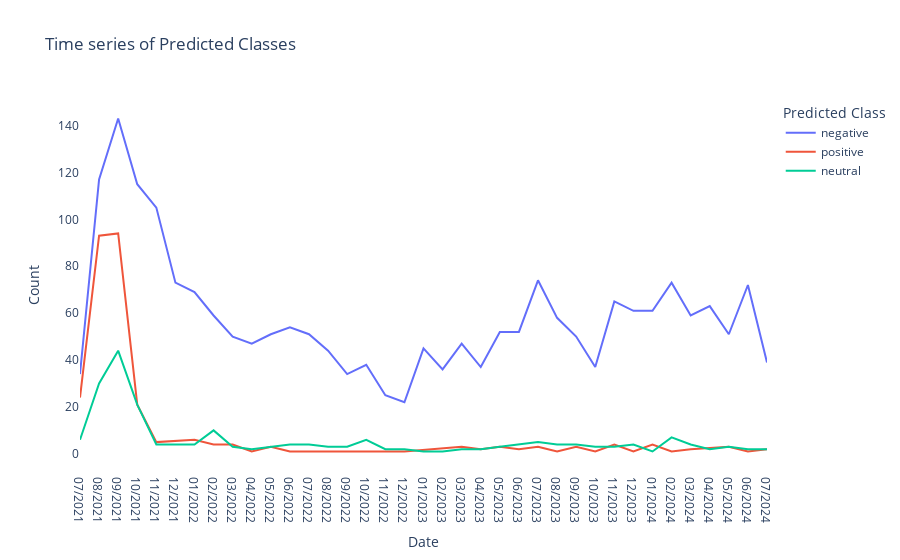

The notebook cell this image was saved under:
### Code cell
fig = px.line(monthly_data, x='date', y='count', color='predicted_class',
                title='Time series of Predicted Classes',
                labels={'date':'Date', 'count':'Count', 'predicted_class':'Predicted Class'},
                line_shape='linear',
                render_mode='svg'
                )

fig.update_layout(
    plot_bgcolor='rgba(0,0,0,0)',
    xaxis_title ='Date',
    yaxis_title ='Count',
    legend_title='Predicted Class',
    font=dict(size=12),
    xaxis=dict(showgrid=False),
    yaxis=dict(showgrid=False),
    hovermode ='x unified'
)

fig.show()

### Figure 1 — Plotly figure (JSON) as saved in the notebook; plotly's stock layout.template omitted (floating-point values rounded to 4 significant figures)
{"data": [{"hovertemplate": "Predicted Class=negative<br>Date=%{x}<br>Count=%{y}<extra></extra>", "legendgroup": "negative", "line": {"color": "#636efa", "dash": "solid", "shape": "linear"}, "marker": {"symbol": "circle"}, "mode": "lines", "name": "negative", "orientation": "v", "showlegend": true, "type": "scatter", "x": ["07/2021", "08/2021", "09/2021", "10/2021", "11/2021", "12/2021", "01/2022", "02/2022", "03/2022", "04/2022", "05/2022", "06/2022", "07/2022", "08/2022", "09/2022", "10/2022", "11/2022", "12/2022", "01/2023", "02/2023", "03/2023", "04/2023", "05/2023", "06/2023", "07/2023", "08/2023", "09/2023", "10/2023", "11/2023", "12/2023", "01/2024", "02/2024", "03/2024", "04/2024", "05/2024", "06/2024", "07/2024"], "xaxis": "x", "y": [34, 117, 143, 115, 105, 73, 69, 59, 50, 47, 51, 54, 51, 44, 34, 38, 25, 22, 45, 36, 47, 37, 52, 52, 74, 58, 50, 37, 65, 61, 61, 73, 59, 63, 51, 72, 39], "yaxis": "y"}, {"hovertemplate": "Predicted Class=positive<br>Date=%{x}<br>Count=%{y}<extra></extra>", "legendgroup": "positive", "line": {"color": "#EF553B", "dash": "solid", "shape": "linear"}, "marker": {"symbol": "circle"}, "mode": "lines", "name": "positive", "orientation": "v", "showlegend": true, "type": "scatter", "x": ["07/2021", "08/2021", "09/2021", "10/2021", "11/2021", "01/2022", "02/2022", "03/2022", "04/2022", "05/2022", "06/2022", "09/2022", "12/2022", "03/2023", "04/2023", "05/2023", "06/2023", "07/2023", "08/2023", "09/2023", "10/2023", "11/2023", "12/2023", "01/2024", "02/2024", "03/2024", "05/2024", "06/2024", "07/2024"], "xaxis": "x", "y": [24, 93, 94, 21, 5, 6, 4, 4, 1, 3, 1, 1, 1, 3, 2, 3, 2, 3, 1, 3, 1, 4, 1, 4, 1, 2, 3, 1, 2], "yaxis": "y"}, {"hovertemplate": "Predicted Class=neutral<br>Date=%{x}<br>Count=%{y}<extra></extra>", "legendgroup": "neutral", "line": {"color": "#00cc96", "dash": "solid", "shape": "linear"}, "marker": {"symbol": "circle"}, "mode": "lines", "name": "neutral", "orientation": "v", "showlegend": true, "type": "scatter", "x": ["07/2021", "08/2021", "09/2021", "10/2021", "11/2021", "12/2021", "01/2022", "02/2022", "03/2022", "04/2022", "05/2022", "06/2022", "07/2022", "08/2022", "09/2022", "10/2022", "11/2022", "12/2022", "01/2023", "02/2023", "03/2023", "04/2023", "05/2023", "06/2023", "07/2023", "08/2023", "09/2023", "10/2023", "11/2023", "12/2023", "01/2024", "02/2024", "03/2024", "04/2024", "05/2024", "06/2024", "07/2024"], "xaxis": "x", "y": [6, 30, 44, 21, 4, 4, 4, 10, 3, 2, 3, 4, 4, 3, 3, 6, 2, 2, 1, 1, 2, 2, 3, 4, 5, 4, 4, 3, 3, 4, 1, 7, 4, 2, 3, 2, 2], "yaxis": "y"}], "layout": {"font": {"size": 12}, "hovermode": "x unified", "legend": {"title": {"text": "Predicted Class"}, "tracegroupgap": 0}, "plot_bgcolor": "rgba(0,0,0,0)", "title": {"text": "Time series of Predicted Classes"}, "xaxis": {"anchor": "y", "domain": [0, 1], "showgrid": false, "title": {"text": "Date"}}, "yaxis": {"anchor": "x", "domain": [0, 1], "showgrid": false, "title": {"text": "Count"}}}}
